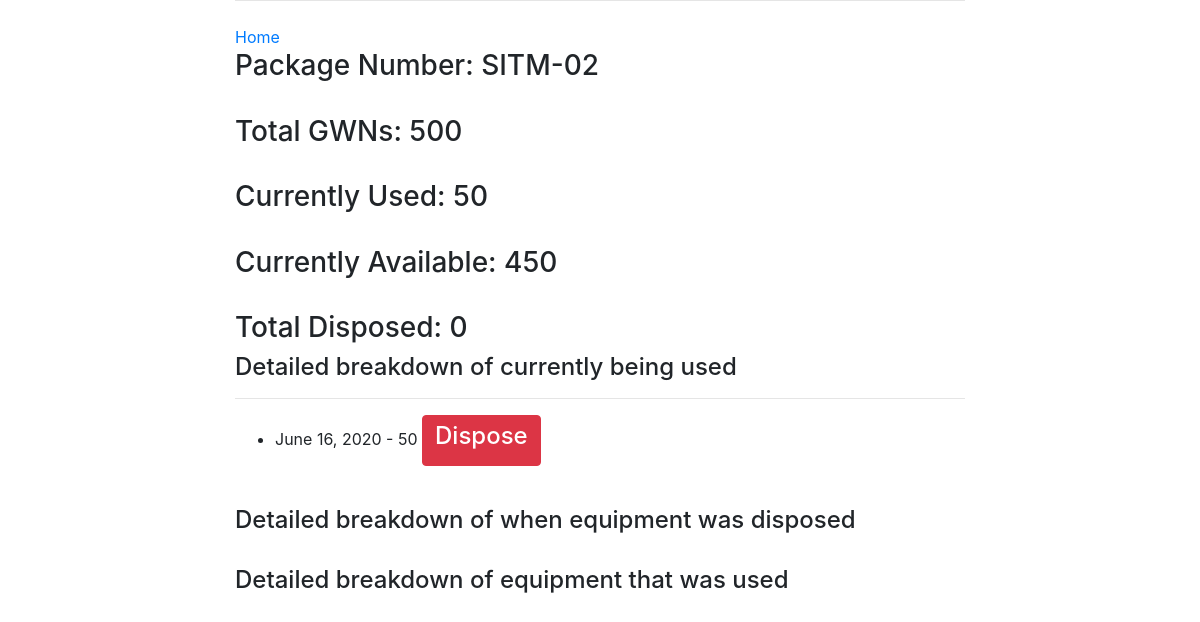
Page /detailed_equipment/2 (signed in) on the committed database.
### stocks/models.py (models this page shows, shortened)
class Equipment(models.Model):
    MASK = 'MSK'
    GOWN = 'GWN'
    GOGGLE = 'GOG'
    CAP = 'CPS'
    ITEM_NAME_CHOICES = [
        (MASK, 'Mask'),
        (GOWN, 'Gown'),
        (GOGGLE, 'Goggle'),
        (CAP, 'Cap'),
    ]
    GOOD = 'GOOD'
    BAD = 'BAD'
    CONDITION_CHOICES = [
        (GOOD, 'Good'),
        (BAD, 'Bad'),
    ]
    LGU = 'LG'
    DONATION = 'DN'
    SUPPLIER_CHOICES = [
        (LGU, 'Local Government Unit'),
        (DONATION, 'Donation'),
    ]
    package_number = models.CharField(max_length=200, unique=True)
    item_name = models.CharField(
                    max_length=3,
                    choices=ITEM_NAME_CHOICES,
                    default=MASK,
                    )
    qty_per_package = models.IntegerField()
    condition_upon_received = models.CharField(
                    max_length=6,
                    choices=CONDITION_CHOICES,
                    default=GOOD,
                    )
    supplier = models.CharField(
                    max_length=2,
                    choices=SUPPLIER_CHOICES,
                    default=LGU,
                    )
    received_by = models.CharField(max_length=200)
    checked_by = models.CharField(max_length=200)
    date_of_receipt = models.DateField()
    is_deleted = models.BooleanField(default=False)

class Used(models.Model):
    equipment = models.ForeignKey(Equipment, on_delete=models.CASCADE)
    date_being_used = models.DateField()
    qty_to_be_used = models.IntegerField()
    is_used = models.BooleanField(default=True)
    class Meta:
        ordering = ['date_being_used']

### stocks/views.py (the view)
# urls.py: path('detailed_equipment/<int:id>', views.detailed_equipment, name='detailed_equipment'),
@login_required
def detailed_equipment(request, id):
    template_name = 'equipment/detailed_equipment.html'
    equipment = Equipment.objects.get(id=id)
    total_used_equipment = Used.objects.all().filter(equipment=id).filter(is_used=True)
    disposed = DisposedEquipment.objects.all().filter(equipment=id)
    not_used_equipment = Used.objects.all().filter(equipment=id).filter(is_used=False)
    total_disposed = 0
    for dis in disposed:
        total_disposed += dis.qty_to_be_disposed
    total_used = 0
    for use in total_used_equipment:
        total_used += use.qty_to_be_used
    total_available = equipment.qty_per_package - total_used - total_disposed
    context = {
        'equipment': equipment,
        'total_used': total_used,
        'total_available': total_available,
        'total_used_equipment': total_used_equipment,
        'total_disposed': total_disposed,
        'disposed': disposed,
        'not_used_equipment': not_used_equipment,
    }
    return render(request, template_name, context=context)

### templates/equipment/detailed_equipment.html (shortened to what this page needs)
{% extends 'base.html' %}
{% block content %}
	<a href="{% url 'home' %}">Home</a>
	<br>
	<h3>Package Number:	{{ equipment.package_number }} </h3>
	<br>
	<h3>Total {{ equipment.item_name }}s:	{{ equipment.qty_per_package }} </h3>
	<br>
	<h3>Currently Used: {{ total_used }}</h3>
	<br>
	<h3>Currently Available: {{ total_available }}</h3>
	<br>
	<h3>Total Disposed: {{ total_disposed }}</h3>
	<h4>Detailed breakdown of currently being used</h4>
	{% for use in total_used_equipment %}
	<hr>
		<ul>
			<li>{{ use.date_being_used }} - {{ use.qty_to_be_used }}
				 <a href="{% url 'dispose_equipment' use.pk %}" class="btn btn-danger"><h4>Dispose</h4></a></li>
		</ul>
	{% endfor %}
	<br>
	<h4>Detailed breakdown of when equipment was disposed</h4>
	<br>
	<h4>Detailed breakdown of equipment that was used</h4>
{% endblock content %}

### rows in the picture
Equipment: package_number "SITM-02", item_name "GWN", qty_per_package "500"
Used: date_being_used "June 16, 2020", qty_to_be_used "50"

### other values in the picture
{{ total_used }} "50"
{{ total_available }} "450"
{{ total_disposed }} "0"
